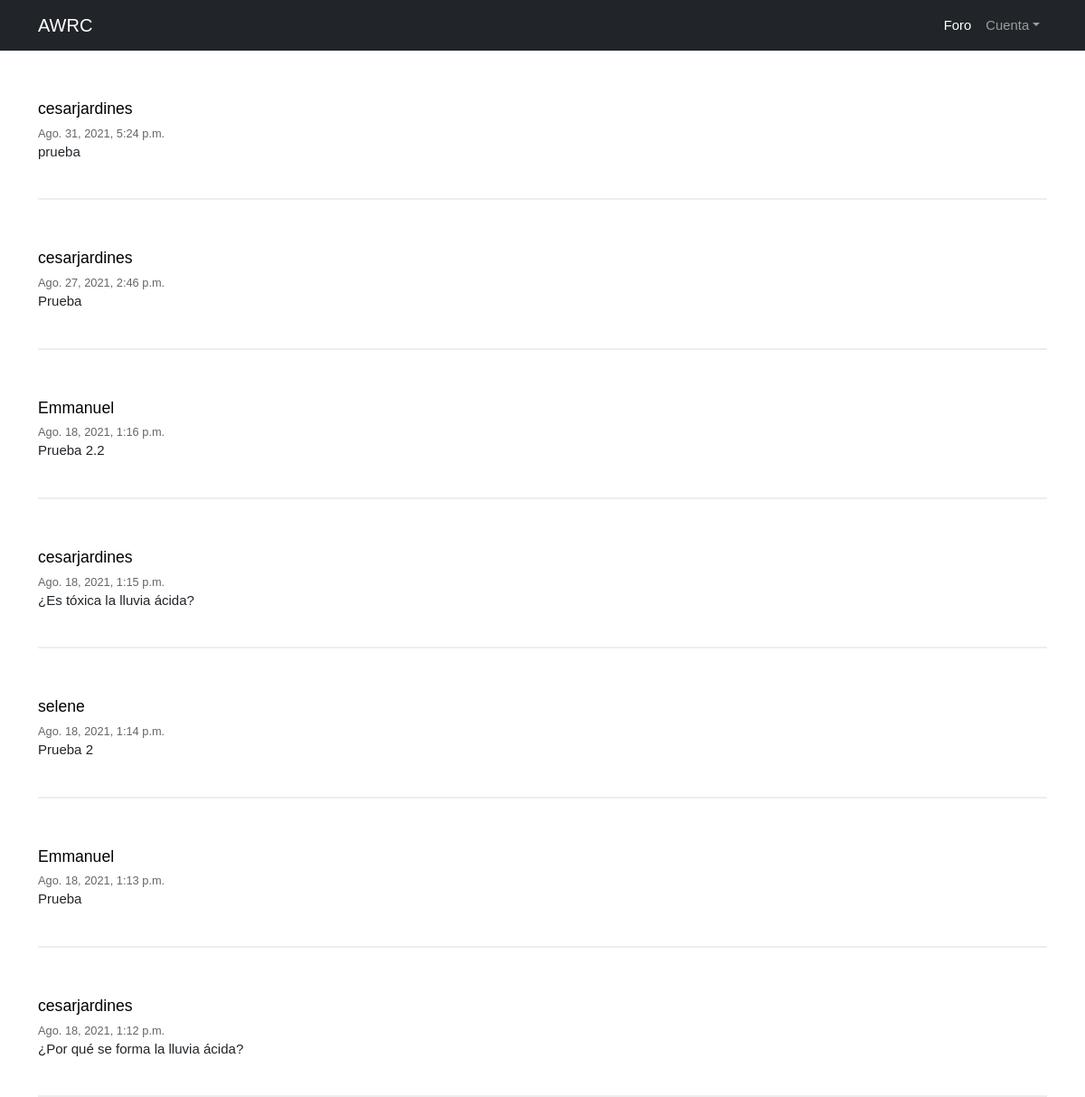
Before: /feed/ with the older database file.
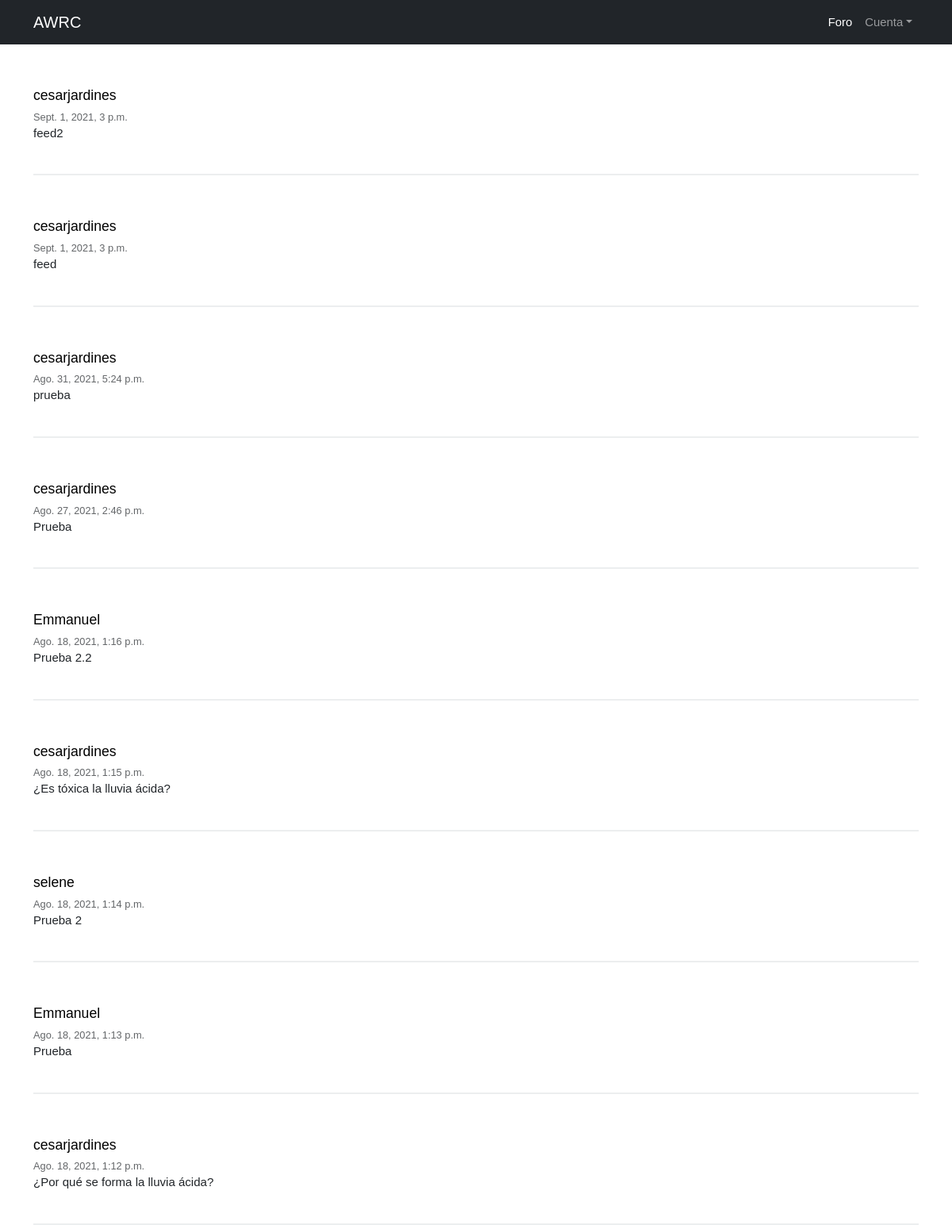
After: the same page with the newer database file.
### AMCE/models.py (models this page shows, shortened)
class Post(models.Model):
	user = models.ForeignKey(User, on_delete=models.CASCADE, related_name='post')
	timestamp = models.DateTimeField(default = timezone.now)
	content = models.TextField()
	class Meta:
		ordering = ['-timestamp']

### AMCE/views.py (the view)
# urls.py: path('feed/', views.feed, name = 'feed'),
def feed(request):
	posts = Post.objects.all();
	context = {'post':posts}
	return render(request, 'AMCE/feed.html', context)

### AMCE/templates/AMCE/feed.html (shortened to what this page needs)
{% extends 'AMCE/MG1.html'%}
	{% block content %}
{% for post in post %}
<article>
	<div class="container-article">
		<div>
			<h2 class="username"><a href="{% url 'AMCE:profile' post.user.username%}">{{post.user.username}}</a></h2>
			<time data-time="#">{{post.timestamp}}</time>
			<div class="post">{{post.content}}</div>
		</div>
	</div>
</article>
{% endfor %}
{% endblock%}

### AMCE/templates/AMCE/MG1.html (shortened to what this page needs)
 {% load static %}
<!DOCTYPE html>
<html lang="es">
    <head>
        <link href="{% static 'css/MG1.css'%}" rel="stylesheet" />
        <link rel="stylesheet" type="text/css" href="{% static 'css/normalize.css'%}">
        <link rel="stylesheet" type="text/css" href="{% static 'css/feedStyle.css'%}">
        <link rel="stylesheet" type="text/css" href="{% static 'css/popAlert.css'%}">
        <link href="{% static 'css/modal.css'%}" rel="stylesheet"/>
    </head>
    <body>
        <nav class="navbar navbar-expand-lg navbar-dark bg-dark">
            <div class="container">
                <a class="navbar-brand" href="{% url 'AMCE:index' %}">AWRC</a>
                <div class="collapse navbar-collapse" id="navbarSupportedContent">
                    <ul class="navbar-nav ms-auto mb-2 mb-lg-0">
                        <li class="nav-item"><a class="nav-link active" aria-current="page" href="#">Foro</a></li>
                        <li class="nav-item dropdown">
                            <a class="nav-link dropdown-toggle" id="navbarDropdown" href="#" role="button" data-bs-toggle="dropdown" aria-expanded="false">Cuenta</a>
                        </li>
                    </ul>
                </div>
            </div>
        </nav>
        {% block content %}
        {% endblock content %}
    </body>
</html>

### static/css/feedStyle.css (style rules this page uses)
body { background: #FFFFFF; font-size: 62.5%; font-family: 'Varela Round', Helvetica, Arial, serif; }
a { font-size: .93rem; text-decoration: none; color: black; }
article { width: 93%; margin: auto; padding: 40px 0; border-bottom: 2px solid #ECEEEF; }
.username { margin-bottom: .2rem; }
.username a { font-size: 1.1rem; }
.container-article { display: flex; }
time { font-size: .8rem; opacity: .7; }
.post { font-size: .94rem; }

Changed rows visible on the page:
added Post: user.username "cesarjardines", timestamp "Sept. 1, 2021, 3 p.m.", content "feed2"
added Post: user.username "cesarjardines", timestamp "Sept. 1, 2021, 3 p.m.", content "feed"
